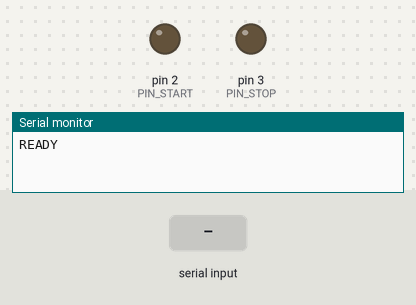
The sketch below on a simulated Arduino Uno, built with avr-gcc and run on an emulated ATmega328P. On the bench: output pins drawn as LEDs (lit = HIGH), the last lines printed to the serial monitor. The test bench sets the inputs (shaded band).

Above: at 1.2 s.
1.3 s: "H\n" received over Serial
At 2.5 s:
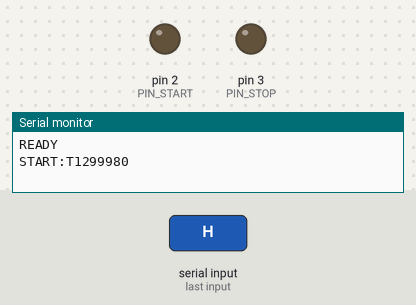
2.8 s: byte 76 ('L') received over Serial
At 3.9 s:
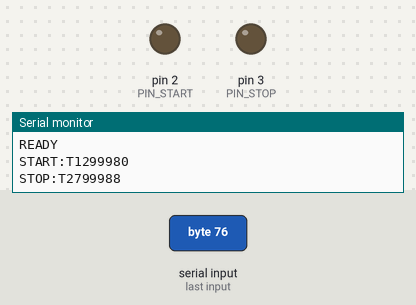
Timing chart, 0 to 5.8 s (numbered marks = the images above; inputs shaded):
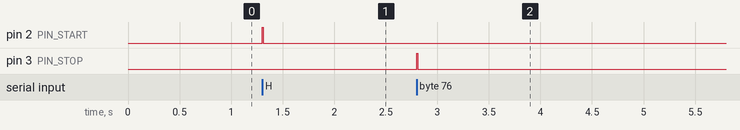

The sketch:

arduino_trigger_continuo.ino
```cpp
// ============================================================================
// ARDUINO UNO - TRIGGER START/STOP GRABACIÓN CONTINUA PARA DELSYS TRIGNO EMG
// ============================================================================
//
// Modo de operación:
//   - Comando 'H': pulso de 10ms en Pin 2 (START grabación continua)
//   - Comando 'L': pulso de 10ms en Pin 3 (STOP grabación continua)
//   - Se envía UN SOLO START al inicio de la tarea y UN SOLO STOP al final
//   - Los eventos individuales se registran mediante timestamps en PsychoPy
//
// CONEXIONES:
//   Pin 2  --> centro BNC 1 (configurar como Start Trigger en Trigno Discover)
//   Pin 3  --> centro BNC 2 (configurar como Stop Trigger en Trigno Discover)
//   GND    --> malla de ambos BNC
//
// ============================================================================

const int PIN_START = 2;
const int PIN_STOP = 3;
const long BAUD_RATE = 115200;

const unsigned long PULSE_WIDTH_US = 10000;  // 10ms

void setup() {
  pinMode(PIN_START, OUTPUT);
  pinMode(PIN_STOP, OUTPUT);
  digitalWrite(PIN_START, LOW);
  digitalWrite(PIN_STOP, LOW);

  Serial.begin(BAUD_RATE);

  // Sin pulso de prueba para evitar disparar el Trigno al encender
  Serial.println("READY");
}

void loop() {
  if (Serial.available() > 0) {
    int code = Serial.read();

    // Ignorar caracteres de control
    if (code <= 0 || code == 10 || code == 13) {
      return;
    }

    if (code == 'H') {
      // START: pulso en Pin 2
      digitalWrite(PIN_START, HIGH);
      unsigned long t_on = micros();
      delayMicroseconds(PULSE_WIDTH_US);
      digitalWrite(PIN_START, LOW);
      Serial.print("START:T");
      Serial.println(t_on);
    }
    else if (code == 'L') {
      // STOP: pulso en Pin 3
      digitalWrite(PIN_STOP, HIGH);
      unsigned long t_off = micros();
      delayMicroseconds(PULSE_WIDTH_US);
      digitalWrite(PIN_STOP, LOW);
      Serial.print("STOP:T");
      Serial.println(t_off);
    }
  }
}
```

Measured:
- after the input at 1.3 s, pin 2 (PIN_START): LOW → HIGH at once, → LOW 0.01 s later
- after the input at 2.8 s, pin 3 (PIN_STOP): LOW → HIGH at once, → LOW 0.01 s later
